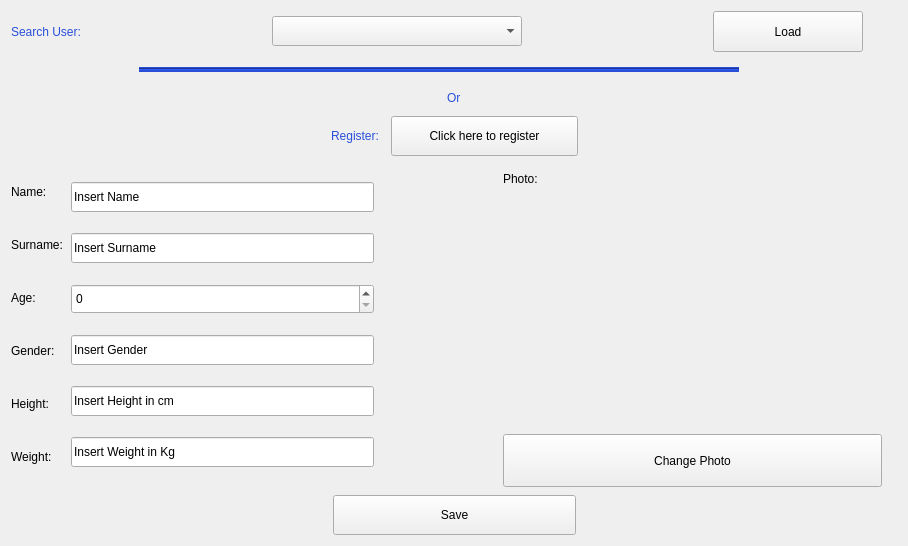
               <widget class="QWidget" name="page_user">
                <property name="layoutDirection">
                 <enum>Qt::LeftToRight</enum>
                </property>
                <property name="autoFillBackground">
                 <bool>false</bool>
                </property>
                <property name="styleSheet">
                 <string notr="true"/>
                </property>
                <layout class="QVBoxLayout" name="verticalLayout_8" stretch="0,0,0,1,6,0">
                 <property name="spacing">
                  <number>8</number>
                 </property>
                 <item>
                  <layout class="QHBoxLayout" name="horizontalLayout_5">
                   <property name="rightMargin">
                    <number>19</number>
                   </property>
                   <item>
                    <widget class="QLabel" name="label_search_user">
                     <property name="minimumSize">
                      <size>
                       <width>30</width>
                       <height>30</height>
                      </size>
                     </property>
                     <property name="maximumSize">
                      <size>
                       <width>270</width>
                       <height>45</height>
                      </size>
                     </property>
                     <property name="styleSheet">
                      <string notr="true">color: rgb(41, 79, 217);
font: 81 20pt &quot;Rockwell Extra Bold&quot;;</string>
                     </property>
                     <property name="text">
                      <string>Search User:</string>
                     </property>
                    </widget>
                   </item>
                   <item>
                    <spacer name="horizontalSpacer_2">
                     <property name="orientation">
                      <enum>Qt::Horizontal</enum>
                     </property>
                     <property name="sizeHint" stdset="0">
                      <size>
                       <width>88</width>
                       <height>20</height>
                      </size>
                     </property>
                    </spacer>
                   </item>
                   <item>
                    <widget class="QComboBox" name="comboBox_utenti">
                     <property name="minimumSize">
                      <size>
                       <width>250</width>
                       <height>30</height>
                      </size>
                     </property>
                     <property name="styleSheet">
                      <string notr="true"/>
                     </property>
                    </widget>
                   </item>
                   <item>
                    <spacer name="horizontalSpacer_3">
                     <property name="orientation">
                      <enum>Qt::Horizontal</enum>
                     </property>
                     <property name="sizeHint" stdset="0">
                      <size>
                       <width>48</width>
                       <height>20</height>
                      </size>
                     </property>
                    </spacer>
                   </item>
                   <item>
                    <widget class="QPushButton" name="caricadati_button">
                     <property name="minimumSize">
                      <size>
                       <width>150</width>
                       <height>41</height>
                      </size>
                     </property>
                     <property name="maximumSize">
                      <size>
                       <width>100</width>
                       <height>40</height>
                      </size>
                     </property>
                     <property name="styleSheet">
                      <string notr="true"/>
                     </property>
                     <property name="text">
                      <string>Load</string>
                     </property>
                    </widget>
                   </item>
                   <item>
                    <widget class="QLabel" name="label_error_load">
                     <property name="styleSheet">
                      <string notr="true">font: 7pt &quot;Rockwell&quot;;</string>
                     </property>
                     <property name="text">
                      <string/>
                     </property>
                    </widget>
                   </item>
                  </layout>
                 </item>
                 <item>
                  <layout class="QHBoxLayout" name="horizontalLayout_4">
                   <item>
                    <spacer name="horizontalSpacer_4">
                     <property name="orientation">
                      <enum>Qt::Horizontal</enum>
                     </property>
                     <property name="sizeHint" stdset="0">
                      <size>
                       <width>128</width>
                       <height>20</height>
                      </size>
                     </property>
                    </spacer>
                   </item>
                   <item>
                    <widget class="Line" name="line">
                     <property name="minimumSize">
                      <size>
                       <width>600</width>
                       <height>0</height>
                      </size>
                     </property>
                     <property name="maximumSize">
                      <size>
                       <width>500</width>
                       <height>5</height>
                      </size>
                     </property>
                     <property name="styleSheet">
                      <string notr="true">background-color: rgb(41, 79, 217);</string>
                     </property>
                     <property name="orientation">
                      <enum>Qt::Horizontal</enum>
                     </property>
                    </widget>
                   </item>
                   <item>
                    <spacer name="horizontalSpacer_5">
                     <property name="orientation">
                      <enum>Qt::Horizontal</enum>
                     </property>
                     <property name="sizeHint" stdset="0">
                      <size>
                       <width>158</width>
                       <height>20</height>
                      </size>
                     </property>
                    </spacer>
                   </item>
                  </layout>
                 </item>
                 <item>
                  <layout class="QHBoxLayout" name="horizontalLayout_21">
                   <item>
                    <spacer name="horizontalSpacer_28">
                     <property name="orientation">
                      <enum>Qt::Horizontal</enum>
                     </property>
                     <property name="sizeHint" stdset="0">
                      <size>
                       <width>40</width>
                       <height>20</height>
                      </size>
                     </property>
                    </spacer>
                   </item>
                   <item>
                    <widget class="QLabel" name="label_6">
                     <property name="styleSheet">
                      <string notr="true">font: 8pt &quot;Rockwell&quot;;
color:rgb(41, 79, 217);</string>
                     </property>
                     <property name="text">
                      <string>Or</string>
                     </property>
                    </widget>
                   </item>
                   <item>
                    <spacer name="horizontalSpacer_29">
                     <property name="orientation">
                      <enum>Qt::Horizontal</enum>
                     </property>
                     <property name="sizeHint" stdset="0">
                      <size>
                       <width>40</width>
                       <height>20</height>
                      </size>
                     </property>
                    </spacer>
                   </item>
                  </layout>
                 </item>
                 <item>
                  <layout class="QHBoxLayout" name="horizontalLayout_7">
                   <item>
                    <spacer name="horizontalSpacer_8">
                     <property name="orientation">
                      <enum>Qt::Horizontal</enum>
                     </property>
                     <property name="sizeHint" stdset="0">
                      <size>
                       <width>288</width>
                       <height>20</height>
                      </size>
                     </property>
                    </spacer>
                   </item>
                   <item>
                    <widget class="QLabel" name="label_Register">
                     <property name="minimumSize">
                      <size>
                       <width>30</width>
                       <height>30</height>
                      </size>
                     </property>
                     <property name="maximumSize">
                      <size>
                       <width>270</width>
                       <height>45</height>
                      </size>
                     </property>
                     <property name="styleSheet">
                      <string notr="true">
color:rgb(41, 79, 217);
font: 81 20pt &quot;Rockwell Extra Bold&quot;;</string>
                     </property>
                     <property name="text">
                      <string>Register: </string>
                     </property>
                    </widget>
                   </item>
                   <item>
                    <widget class="QPushButton" name="register_btn">
                     <property name="minimumSize">
                      <size>
                       <width>187</width>
                       <height>40</height>
                      </size>
                     </property>
                     <property name="text">
                      <string>Click here to register</string>
                     </property>
                    </widget>
                   </item>
                   <item>
                    <spacer name="horizontalSpacer_9">
                     <property name="orientation">
                      <enum>Qt::Horizontal</enum>
                     </property>
                     <property name="sizeHint" stdset="0">
                      <size>
                       <width>308</width>
                       <height>20</height>
                      </size>
                     </property>
                    </spacer>
                   </item>
                  </layout>
                 </item>
                 <item>
                  <layout class="QHBoxLayout" name="horizontalLayout_19" stretch="3,1,1">
                   <property name="rightMargin">
                    <number>15</number>
                   </property>
                   <item>
                    <layout class="QHBoxLayout" name="horizontalLayout_3">
                     <item>
                      <layout class="QVBoxLayout" name="verticalLayout_5">
                       <property name="spacing">
                        <number>3</number>
                       </property>
                       <item>
                        <widget class="QLabel" name="label_nome">
                         <property name="minimumSize">
                          <size>
                           <width>30</width>
                           <height>30</height>
                          </size>
                         </property>
                         <property name="maximumSize">
                          <size>
                           <width>270</width>
                           <height>45</height>
                          </size>
                         </property>
                         <property name="styleSheet">
                          <string notr="true"/>
                         </property>
                         <property name="text">
                          <string>Name:</string>
                         </property>
                        </widget>
                       </item>
                       <item>
                        <widget class="QLabel" name="label_cognome">
                         <property name="minimumSize">
                          <size>
                           <width>30</width>
                           <height>30</height>
                          </size>
                         </property>
                         <property name="maximumSize">
                          <size>
                           <width>270</width>
                           <height>45</height>
                          </size>
                         </property>
                         <property name="styleSheet">
                          <string notr="true"/>
                         </property>
                         <property name="text">
                          <string>Surname:</string>
                         </property>
                        </widget>
                       </item>
                       <item>
                        <widget class="QLabel" name="label_eta">
                         <property name="minimumSize">
                          <size>
                           <width>30</width>
                           <height>30</height>
                          </size>
                         </property>
                         <property name="maximumSize">
                          <size>
                           <width>270</width>
                           <height>45</height>
                          </size>
                         </property>
                         <property name="styleSheet">
                          <string notr="true"/>
                         </property>
                         <property name="text">
                          <string>Age:</string>
                         </property>
                        </widget>
                       </item>
                       <item>
                        <widget class="QLabel" name="label_sesso">
                         <property name="minimumSize">
                          <size>
                           <width>30</width>
                           <height>30</height>
                          </size>
                         </property>
                         <property name="maximumSize">
                          <size>
                           <width>270</width>
                           <height>45</height>
                          </size>
                         </property>
                         <property name="styleSheet">
                          <string notr="true"/>
                         </property>
                         <property name="text">
                          <string>Gender:</string>
                         </property>
                        </widget>
                       </item>
                       <item>
                        <widget class="QLabel" name="label_altezza">
                         <property name="minimumSize">
                          <size>
                           <width>30</width>
                           <height>30</height>
                          </size>
                         </property>
                         <property name="maximumSize">
                          <size>
                           <width>270</width>
                           <height>45</height>
                          </size>
                         </property>
                         <property name="styleSheet">
                          <string notr="true"/>
                         </property>
                         <property name="text">
                          <string>Height:</string>
                         </property>
                        </widget>
                       </item>
                       <item>
                        <widget class="QLabel" name="label_peso">
                         <property name="minimumSize">
                          <size>
                           <width>30</width>
                           <height>30</height>
                          </size>
                         </property>
                         <property name="maximumSize">
                          <size>
                           <width>270</width>
                           <height>45</height>
                          </size>
                         </property>
                         <property name="styleSheet">
                          <string notr="true"/>
                         </property>
                         <property name="text">
                          <string>Weight:</string>
                         </property>
                        </widget>
                       </item>
                      </layout>
                     </item>
                     <item>
                      <layout class="QVBoxLayout" name="verticalLayout_4">
                       <property name="spacing">
                        <number>3</number>
                       </property>
                       <item>
                        <widget class="QLineEdit" name="lineEdit_nome">
                         <property name="minimumSize">
                          <size>
                           <width>30</width>
                           <height>30</height>
                          </size>
                         </property>
                         <property name="styleSheet">
                          <string notr="true"/>
                         </property>
                         <property name="text">
                          <string>Insert Name</string>
                         </property>
                        </widget>
                       </item>
                       <item>
                        <widget class="QLineEdit" name="lineEdit_cognome">
                         <property name="minimumSize">
                          <size>
                           <width>30</width>
                           <height>30</height>
                          </size>
                         </property>
                         <property name="styleSheet">
                          <string notr="true"/>
                         </property>
                         <property name="text">
                          <string>Insert Surname</string>
                         </property>
                        </widget>
                       </item>
                       <item>
                        <widget class="QSpinBox" name="spinBox">
                         <property name="minimumSize">
                          <size>
                           <width>0</width>
                           <height>30</height>
                          </size>
                         </property>
                         <property name="styleSheet">
                          <string notr="true"/>
                         </property>
                        </widget>
                       </item>
                       <item>
                        <widget class="QLineEdit" name="lineEdit_sesso">
                         <property name="minimumSize">
                          <size>
                           <width>30</width>
                           <height>30</height>
                          </size>
                         </property>
                         <property name="styleSheet">
                          <string notr="true"/>
                         </property>
                         <property name="text">
                          <string>Insert Gender</string>
                         </property>
                        </widget>
                       </item>
                       <item>
                        <widget class="QLineEdit" name="lineEdit_altezza">
                         <property name="minimumSize">
                          <size>
                           <width>30</width>
                           <height>30</height>
                          </size>
                         </property>
                         <property name="styleSheet">
                          <string notr="true"/>
                         </property>
                         <property name="text">
                          <string>Insert Height in cm</string>
                         </property>
                        </widget>
                       </item>
                       <item>
                        <widget class="QLineEdit" name="lineEdit_peso">
                         <property name="minimumSize">
                          <size>
                           <width>30</width>
                           <height>30</height>
                          </size>
                         </property>
                         <property name="styleSheet">
                          <string notr="true"/>
                         </property>
                         <property name="text">
                          <string>Insert Weight in Kg</string>
                         </property>
                        </widget>
                       </item>
                      </layout>
                     </item>
                    </layout>
                   </item>
                   <item>
                    <spacer name="horizontalSpacer_30">
                     <property name="orientation">
                      <enum>Qt::Horizontal</enum>
                     </property>
                     <property name="sizeType">
                      <enum>QSizePolicy::Expanding</enum>
                     </property>
                     <property name="sizeHint" stdset="0">
                      <size>
                       <width>40</width>
                       <height>20</height>
                      </size>
                     </property>
                    </spacer>
                   </item>
                   <item>
                    <layout class="QVBoxLayout" name="verticalLayout_6">
                     <property name="spacing">
                      <number>20</number>
                     </property>
                     <item>
                      <widget class="QLabel" name="label_photo">
                       <property name="minimumSize">
                        <size>
                         <width>30</width>
                         <height>30</height>
                        </size>
                       </property>
                       <property name="maximumSize">
                        <size>
                         <width>270</width>
                         <height>45</height>
                        </size>
                       </property>
                       <property name="styleSheet">
                        <string notr="true"/>
                       </property>
                       <property name="text">
                        <string>Photo:</string>
                       </property>
                      </widget>
                     </item>
                     <item>
                      <widget class="QLabel" name="label_foto">
                       <property name="minimumSize">
                        <size>
                         <width>0</width>
                         <height>200</height>
                        </size>
                       </property>
                       <property name="text">
                        <string/>
                       </property>
                       <property name="alignment">
                        <set>Qt::AlignCenter</set>
                       </property>
                      </widget>
                     </item>
                     <item>
                      <widget class="QPushButton" name="cambiafoto_button">
                       <property name="minimumSize">
                        <size>
                         <width>379</width>
                         <height>53</height>
                        </size>
                       </property>
                       <property name="maximumSize">
                        <size>
                         <width>100</width>
                         <height>54</height>
                        </size>
                       </property>
                       <property name="styleSheet">
                        <string notr="true"/>
                       </property>
                       <property name="text">
                        <string>Change Photo</string>
                       </property>
                      </widget>
                     </item>
                    </layout>
                   </item>
                  </layout>
                 </item>
                 <item>
                  <layout class="QHBoxLayout" name="horizontalLayout_6">
                   <item>
                    <spacer name="horizontalSpacer_6">
                     <property name="orientation">
                      <enum>Qt::Horizontal</enum>
                     </property>
                     <property name="sizeHint" stdset="0">
                      <size>
                       <width>40</width>
                       <height>20</height>
                      </size>
                     </property>
                    </spacer>
                   </item>
                   <item>
                    <widget class="QPushButton" name="btn_salva">
                     <property name="minimumSize">
                      <size>
                       <width>243</width>
                       <height>40</height>
                      </size>
                     </property>
                     <property name="maximumSize">
                      <size>
                       <width>200</width>
                       <height>40</height>
                      </size>
                     </property>
                     <property name="styleSheet">
                      <string notr="true"/>
                     </property>
                     <property name="text">
                      <string>Save</string>
                     </property>
                    </widget>
                   </item>
                   <item>
                    <spacer name="horizontalSpacer_7">
                     <property name="orientation">
                      <enum>Qt::Horizontal</enum>
                     </property>
                     <property name="sizeHint" stdset="0">
                      <size>
                       <width>40</width>
                       <height>20</height>
                      </size>
                     </property>
                    </spacer>
                   </item>
                  </layout>
                 </item>
                </layout>
               </widget>
